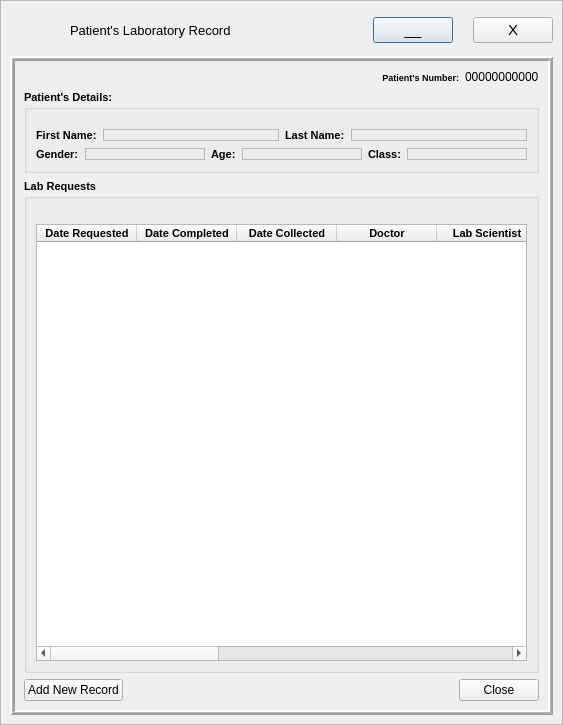
<?xml version="1.0" encoding="UTF-8"?>
<ui version="4.0">
 <class>LabRecord</class>
 <widget class="QDialog" name="LabRecord">
  <property name="geometry">
   <rect>
    <x>0</x>
    <y>0</y>
    <width>563</width>
    <height>725</height>
   </rect>
  </property>
  <property name="windowTitle">
   <string>Dialog</string>
  </property>
  <layout class="QGridLayout" name="gridLayout">
   <property name="leftMargin">
    <number>0</number>
   </property>
   <property name="topMargin">
    <number>0</number>
   </property>
   <property name="rightMargin">
    <number>0</number>
   </property>
   <property name="bottomMargin">
    <number>0</number>
   </property>
   <property name="verticalSpacing">
    <number>0</number>
   </property>
   <item row="0" column="0">
    <widget class="QFrame" name="bgflayer">
     <property name="frameShape">
      <enum>QFrame::StyledPanel</enum>
     </property>
     <property name="frameShadow">
      <enum>QFrame::Raised</enum>
     </property>
     <layout class="QVBoxLayout" name="verticalLayout_2">
      <item>
       <layout class="QHBoxLayout" name="horizontalLayout_2">
        <property name="spacing">
         <number>20</number>
        </property>
        <property name="leftMargin">
         <number>0</number>
        </property>
        <property name="rightMargin">
         <number>0</number>
        </property>
        <item>
         <widget class="QLabel" name="logo">
          <property name="minimumSize">
           <size>
            <width>40</width>
            <height>40</height>
           </size>
          </property>
          <property name="maximumSize">
           <size>
            <width>39</width>
            <height>39</height>
           </size>
          </property>
          <property name="text">
           <string/>
          </property>
          <property name="pixmap">
           <pixmap>_ui/Sefa logo2.png</pixmap>
          </property>
          <property name="scaledContents">
           <bool>true</bool>
          </property>
         </widget>
        </item>
        <item>
         <widget class="QLabel" name="bgflbl">
          <property name="sizePolicy">
           <sizepolicy hsizetype="Expanding" vsizetype="Preferred">
            <horstretch>0</horstretch>
            <verstretch>0</verstretch>
           </sizepolicy>
          </property>
          <property name="font">
           <font>
            <family>MS Shell Dlg 2</family>
            <pointsize>10</pointsize>
            <weight>50</weight>
            <bold>false</bold>
            <underline>false</underline>
           </font>
          </property>
          <property name="styleSheet">
           <string notr="true">color: rgb(0, 0, 0);</string>
          </property>
          <property name="text">
           <string>Patient's Laboratory Record</string>
          </property>
          <property name="alignment">
           <set>Qt::AlignLeading|Qt::AlignLeft|Qt::AlignVCenter</set>
          </property>
          <property name="margin">
           <number>5</number>
          </property>
         </widget>
        </item>
        <item>
         <widget class="QPushButton" name="miniBtn">
          <property name="font">
           <font>
            <family>MS Shell Dlg 2</family>
            <pointsize>11</pointsize>
           </font>
          </property>
          <property name="cursor">
           <cursorShape>PointingHandCursor</cursorShape>
          </property>
          <property name="text">
           <string>__</string>
          </property>
         </widget>
        </item>
        <item>
         <widget class="QPushButton" name="exitBtn">
          <property name="maximumSize">
           <size>
            <width>16777215</width>
            <height>16777215</height>
           </size>
          </property>
          <property name="font">
           <font>
            <family>Tahoma</family>
            <pointsize>11</pointsize>
           </font>
          </property>
          <property name="cursor">
           <cursorShape>PointingHandCursor</cursorShape>
          </property>
          <property name="mouseTracking">
           <bool>true</bool>
          </property>
          <property name="tabletTracking">
           <bool>true</bool>
          </property>
          <property name="layoutDirection">
           <enum>Qt::LeftToRight</enum>
          </property>
          <property name="autoFillBackground">
           <bool>false</bool>
          </property>
          <property name="text">
           <string>X</string>
          </property>
          <property name="autoDefault">
           <bool>false</bool>
          </property>
          <property name="flat">
           <bool>false</bool>
          </property>
         </widget>
        </item>
       </layout>
      </item>
      <item>
       <widget class="QFrame" name="bgLayer">
        <property name="frameShape">
         <enum>QFrame::Box</enum>
        </property>
        <property name="frameShadow">
         <enum>QFrame::Raised</enum>
        </property>
        <property name="lineWidth">
         <number>2</number>
        </property>
        <property name="midLineWidth">
         <number>1</number>
        </property>
        <layout class="QGridLayout" name="gridLayout_3">
         <item row="2" column="0">
          <widget class="QGroupBox" name="groupBox">
           <property name="font">
            <font>
             <family>Tahoma</family>
             <pointsize>8</pointsize>
             <weight>75</weight>
             <bold>true</bold>
            </font>
           </property>
           <property name="title">
            <string>Patient's Details:</string>
           </property>
           <layout class="QGridLayout" name="gridLayout_2">
            <property name="topMargin">
             <number>20</number>
            </property>
            <item row="0" column="0">
             <layout class="QVBoxLayout" name="verticalLayout">
              <item>
               <layout class="QHBoxLayout" name="horizontalLayout">
                <item>
                 <widget class="QLabel" name="label_2">
                  <property name="font">
                   <font>
                    <family>Tahoma</family>
                    <pointsize>8</pointsize>
                    <weight>75</weight>
                    <bold>true</bold>
                   </font>
                  </property>
                  <property name="text">
                   <string>First Name:</string>
                  </property>
                  <property name="margin">
                   <number>5</number>
                  </property>
                 </widget>
                </item>
                <item>
                 <widget class="QLabel" name="fname">
                  <property name="sizePolicy">
                   <sizepolicy hsizetype="Expanding" vsizetype="Fixed">
                    <horstretch>0</horstretch>
                    <verstretch>0</verstretch>
                   </sizepolicy>
                  </property>
                  <property name="font">
                   <font>
                    <family>Tahoma</family>
                    <pointsize>7</pointsize>
                    <weight>50</weight>
                    <bold>false</bold>
                   </font>
                  </property>
                  <property name="focusPolicy">
                   <enum>Qt::StrongFocus</enum>
                  </property>
                  <property name="frameShape">
                   <enum>QFrame::StyledPanel</enum>
                  </property>
                  <property name="text">
                   <string/>
                  </property>
                  <property name="margin">
                   <number>2</number>
                  </property>
                 </widget>
                </item>
                <item>
                 <widget class="QLabel" name="label_4">
                  <property name="font">
                   <font>
                    <family>Tahoma</family>
                    <pointsize>8</pointsize>
                    <weight>75</weight>
                    <bold>true</bold>
                   </font>
                  </property>
                  <property name="text">
                   <string>Last Name:</string>
                  </property>
                  <property name="margin">
                   <number>5</number>
                  </property>
                 </widget>
                </item>
                <item>
                 <widget class="QLabel" name="lname">
                  <property name="sizePolicy">
                   <sizepolicy hsizetype="Expanding" vsizetype="Fixed">
                    <horstretch>0</horstretch>
                    <verstretch>0</verstretch>
                   </sizepolicy>
                  </property>
                  <property name="font">
                   <font>
                    <family>Tahoma</family>
                    <pointsize>7</pointsize>
                    <weight>50</weight>
                    <bold>false</bold>
                   </font>
                  </property>
                  <property name="frameShape">
                   <enum>QFrame::StyledPanel</enum>
                  </property>
                  <property name="text">
                   <string/>
                  </property>
                  <property name="margin">
                   <number>2</number>
                  </property>
                 </widget>
                </item>
               </layout>
              </item>
              <item>
               <layout class="QHBoxLayout" name="horizontalLayout_3">
                <item>
                 <widget class="QLabel" name="label_6">
                  <property name="font">
                   <font>
                    <family>Tahoma</family>
                    <pointsize>8</pointsize>
                    <weight>75</weight>
                    <bold>true</bold>
                   </font>
                  </property>
                  <property name="text">
                   <string>Gender:</string>
                  </property>
                  <property name="margin">
                   <number>5</number>
                  </property>
                 </widget>
                </item>
                <item>
                 <widget class="QLabel" name="gender">
                  <property name="sizePolicy">
                   <sizepolicy hsizetype="Expanding" vsizetype="Fixed">
                    <horstretch>0</horstretch>
                    <verstretch>0</verstretch>
                   </sizepolicy>
                  </property>
                  <property name="font">
                   <font>
                    <family>Tahoma</family>
                    <pointsize>7</pointsize>
                    <weight>50</weight>
                    <bold>false</bold>
                   </font>
                  </property>
                  <property name="frameShape">
                   <enum>QFrame::StyledPanel</enum>
                  </property>
                  <property name="text">
                   <string/>
                  </property>
                  <property name="margin">
                   <number>2</number>
                  </property>
                 </widget>
                </item>
                <item>
                 <widget class="QLabel" name="label_9">
                  <property name="font">
                   <font>
                    <family>Tahoma</family>
                    <pointsize>8</pointsize>
                    <weight>75</weight>
                    <bold>true</bold>
                   </font>
                  </property>
                  <property name="text">
                   <string>Age:</string>
                  </property>
                  <property name="margin">
                   <number>5</number>
                  </property>
                 </widget>
                </item>
                <item>
                 <widget class="QLabel" name="age">
                  <property name="sizePolicy">
                   <sizepolicy hsizetype="Expanding" vsizetype="Fixed">
                    <horstretch>0</horstretch>
                    <verstretch>0</verstretch>
                   </sizepolicy>
                  </property>
                  <property name="minimumSize">
                   <size>
                    <width>100</width>
                    <height>0</height>
                   </size>
                  </property>
                  <property name="font">
                   <font>
                    <family>Tahoma</family>
                    <pointsize>7</pointsize>
                    <weight>50</weight>
                    <bold>false</bold>
                   </font>
                  </property>
                  <property name="frameShape">
                   <enum>QFrame::StyledPanel</enum>
                  </property>
                  <property name="text">
                   <string/>
                  </property>
                  <property name="margin">
                   <number>2</number>
                  </property>
                 </widget>
                </item>
                <item>
                 <widget class="QLabel" name="label_8">
                  <property name="font">
                   <font>
                    <family>Tahoma</family>
                    <pointsize>8</pointsize>
                    <weight>75</weight>
                    <bold>true</bold>
                   </font>
                  </property>
                  <property name="text">
                   <string>Class:</string>
                  </property>
                  <property name="margin">
                   <number>5</number>
                  </property>
                 </widget>
                </item>
                <item>
                 <widget class="QLabel" name="pclass">
                  <property name="sizePolicy">
                   <sizepolicy hsizetype="Expanding" vsizetype="Fixed">
                    <horstretch>0</horstretch>
                    <verstretch>0</verstretch>
                   </sizepolicy>
                  </property>
                  <property name="font">
                   <font>
                    <family>Tahoma</family>
                    <pointsize>7</pointsize>
                    <weight>50</weight>
                    <bold>false</bold>
                   </font>
                  </property>
                  <property name="frameShape">
                   <enum>QFrame::StyledPanel</enum>
                  </property>
                  <property name="text">
                   <string/>
                  </property>
                  <property name="margin">
                   <number>2</number>
                  </property>
                 </widget>
                </item>
               </layout>
              </item>
             </layout>
            </item>
           </layout>
          </widget>
         </item>
         <item row="4" column="0">
          <widget class="QGroupBox" name="groupBox_2">
           <property name="font">
            <font>
             <family>Tahoma</family>
             <pointsize>8</pointsize>
             <weight>75</weight>
             <bold>true</bold>
            </font>
           </property>
           <property name="title">
            <string>Lab Requests</string>
           </property>
           <property name="flat">
            <bool>false</bool>
           </property>
           <layout class="QGridLayout" name="gridLayout_4">
            <property name="topMargin">
             <number>26</number>
            </property>
            <item row="0" column="0">
             <widget class="QTableWidget" name="table">
              <property name="font">
               <font>
                <family>Tahoma</family>
                <pointsize>8</pointsize>
                <weight>75</weight>
                <bold>true</bold>
               </font>
              </property>
              <property name="autoFillBackground">
               <bool>true</bool>
              </property>
              <property name="alternatingRowColors">
               <bool>true</bool>
              </property>
              <property name="rowCount">
               <number>0</number>
              </property>
              <property name="columnCount">
               <number>11</number>
              </property>
              <attribute name="horizontalHeaderStretchLastSection">
               <bool>false</bool>
              </attribute>
              <attribute name="verticalHeaderDefaultSectionSize">
               <number>30</number>
              </attribute>
              <attribute name="verticalHeaderStretchLastSection">
               <bool>false</bool>
              </attribute>
              <column>
               <property name="text">
                <string>Date Requested</string>
               </property>
              </column>
              <column>
               <property name="text">
                <string>Date Completed</string>
               </property>
              </column>
              <column>
               <property name="text">
                <string>Date Collected</string>
               </property>
              </column>
              <column>
               <property name="text">
                <string>Doctor</string>
               </property>
              </column>
              <column>
               <property name="text">
                <string>Lab Scientist</string>
               </property>
              </column>
              <column>
               <property name="text">
                <string>Clinical Diagnosis</string>
               </property>
              </column>
              <column>
               <property name="text">
                <string>Examinations</string>
               </property>
              </column>
              <column>
               <property name="text">
                <string>Pathology</string>
               </property>
              </column>
              <column>
               <property name="text">
                <string>Specimens</string>
               </property>
              </column>
              <column>
               <property name="text">
                <string>Status</string>
               </property>
              </column>
              <column>
               <property name="text">
                <string>Report/Result</string>
               </property>
              </column>
             </widget>
            </item>
           </layout>
          </widget>
         </item>
         <item row="0" column="0">
          <layout class="QHBoxLayout" name="horizontalLayout_4">
           <item>
            <widget class="QLabel" name="label_3">
             <property name="font">
              <font>
               <family>Tahoma</family>
               <pointsize>7</pointsize>
               <weight>75</weight>
               <bold>true</bold>
              </font>
             </property>
             <property name="text">
              <string>Patient's Number:</string>
             </property>
             <property name="alignment">
              <set>Qt::AlignRight|Qt::AlignTrailing|Qt::AlignVCenter</set>
             </property>
            </widget>
           </item>
           <item>
            <widget class="QLabel" name="cardNum">
             <property name="sizePolicy">
              <sizepolicy hsizetype="Fixed" vsizetype="Preferred">
               <horstretch>0</horstretch>
               <verstretch>0</verstretch>
              </sizepolicy>
             </property>
             <property name="text">
              <string>00000000000</string>
             </property>
            </widget>
           </item>
          </layout>
         </item>
         <item row="5" column="0">
          <layout class="QHBoxLayout" name="horizontalLayout_5">
           <item>
            <widget class="QPushButton" name="addNewBtn">
             <property name="cursor">
              <cursorShape>PointingHandCursor</cursorShape>
             </property>
             <property name="text">
              <string>Add New Record</string>
             </property>
            </widget>
           </item>
           <item>
            <spacer name="horizontalSpacer">
             <property name="orientation">
              <enum>Qt::Horizontal</enum>
             </property>
             <property name="sizeHint" stdset="0">
              <size>
               <width>40</width>
               <height>20</height>
              </size>
             </property>
            </spacer>
           </item>
           <item>
            <widget class="QPushButton" name="closeBtn">
             <property name="cursor">
              <cursorShape>PointingHandCursor</cursorShape>
             </property>
             <property name="text">
              <string>Close</string>
             </property>
            </widget>
           </item>
          </layout>
         </item>
        </layout>
       </widget>
      </item>
     </layout>
    </widget>
   </item>
  </layout>
 </widget>
 <resources/>
 <connections/>
</ui>
